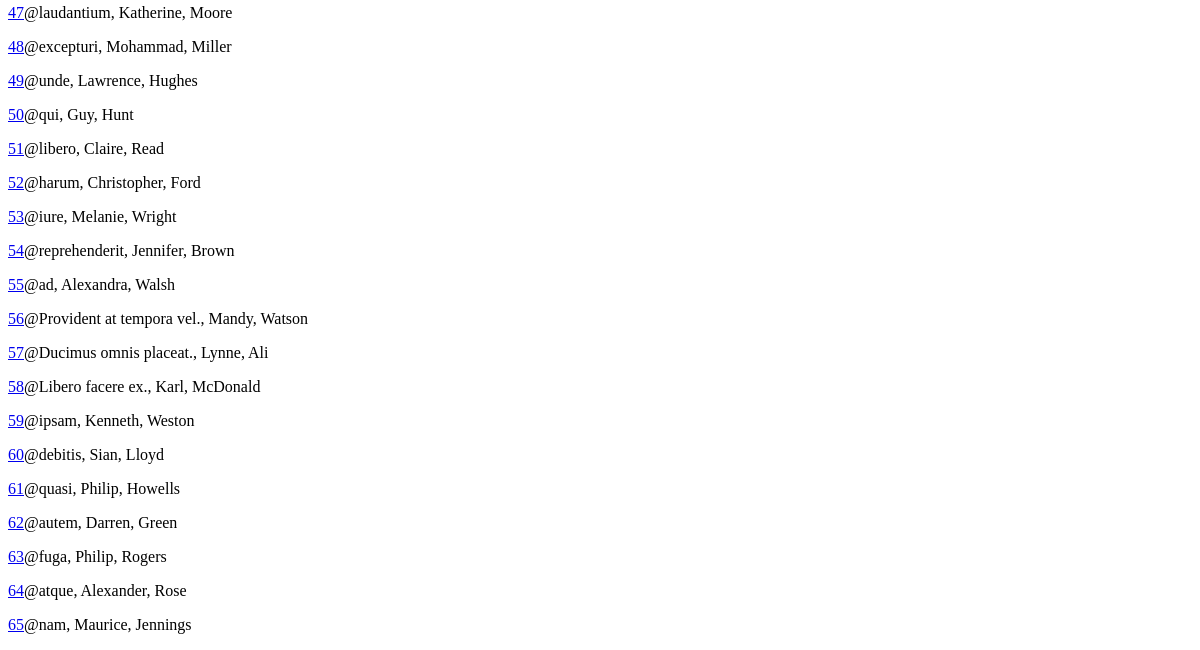
/users/ (lower part), run on an earlier commit of the app's database.
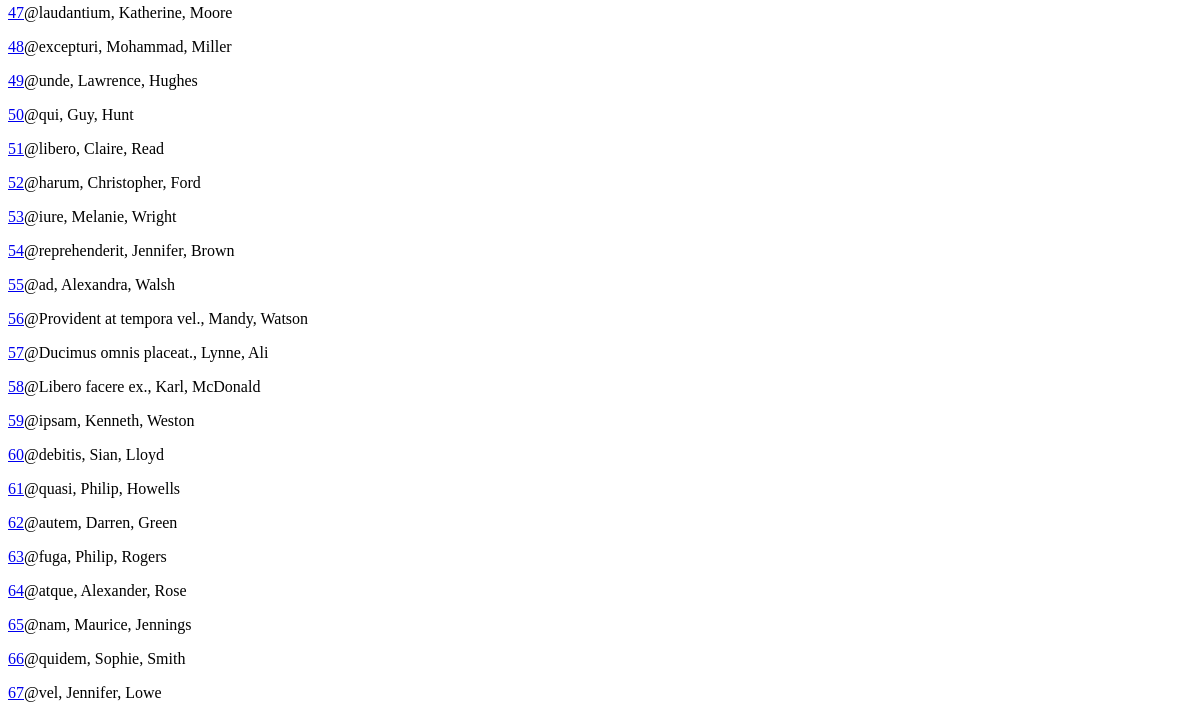
And on a later commit of the database.
### microblogs/models.py (models this page shows)
class User(AbstractUser):
    username = models.CharField(
        max_length=30,
        unique=True,
        validators=[RegexValidator(
            regex=r'^@\w{3,}$',
            message='Username must consist of @ symbol followed by at least three alphanumerics')]
        )
    first_name = models.CharField(max_length=50, blank=False)
    last_name = models.CharField(max_length=50, blank=False)
    email = models.EmailField(unique=True, blank=False)
    bio = models.CharField(max_length=520, blank=True)

### microblogs/views.py (the view)
# urls.py: path('users/', views.user_list, name='user_list'),
def user_list(request):
    userList = list(User.objects.all())
    return render(request, 'user_list.html', {'userList': userList})

### microblogs/templates/user_list.html (shortened to what this page needs)
<!DOCTYPE html>
<html lang="en">
<head>
</head>
    <body>
        {% for user in userList %}
                <p><a href="{% url 'show_user' user.id %}" >{{user.id}}</a>{{user.username}}, {{user.first_name}}, {{user.last_name}}</p>
        {% endfor %}
    </body>
</html>

What changed in the data, as far as the page shows it:
added User: id "66", username "@quidem", first_name "Sophie", last_name "Smith"
added User: id "67", username "@vel", first_name "Jennifer", last_name "Lowe"
